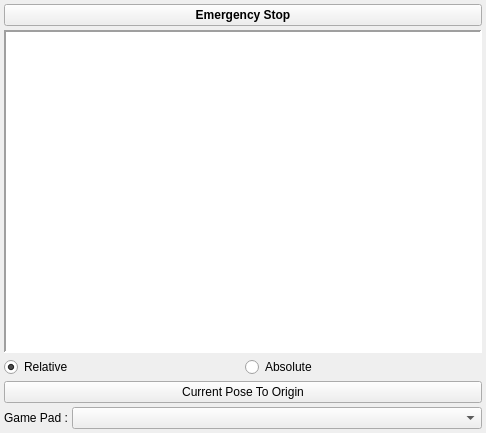
<?xml version="1.0" encoding="UTF-8"?>
<ui version="4.0">
 <class>Controller</class>
 <widget class="QWidget" name="Controller">
  <property name="geometry">
   <rect>
    <x>0</x>
    <y>0</y>
    <width>486</width>
    <height>433</height>
   </rect>
  </property>
  <property name="windowTitle">
   <string>Controller</string>
  </property>
  <layout class="QVBoxLayout" name="verticalLayout">
   <property name="spacing">
    <number>4</number>
   </property>
   <property name="leftMargin">
    <number>4</number>
   </property>
   <property name="topMargin">
    <number>4</number>
   </property>
   <property name="rightMargin">
    <number>4</number>
   </property>
   <property name="bottomMargin">
    <number>4</number>
   </property>
   <item>
    <widget class="QPushButton" name="stopButton">
     <property name="font">
      <font>
       <weight>75</weight>
       <bold>true</bold>
      </font>
     </property>
     <property name="text">
      <string>Emergency Stop</string>
     </property>
    </widget>
   </item>
   <item>
    <widget class="QGraphicsView" name="padGraphics">
     <property name="frameShape">
      <enum>QFrame::Panel</enum>
     </property>
     <property name="lineWidth">
      <number>2</number>
     </property>
     <property name="verticalScrollBarPolicy">
      <enum>Qt::ScrollBarAlwaysOff</enum>
     </property>
     <property name="horizontalScrollBarPolicy">
      <enum>Qt::ScrollBarAlwaysOff</enum>
     </property>
    </widget>
   </item>
   <item>
    <layout class="QHBoxLayout" name="horizontalLayout_4">
     <item>
      <widget class="QRadioButton" name="relativeCheck">
       <property name="text">
        <string>Relative</string>
       </property>
       <property name="checked">
        <bool>true</bool>
       </property>
      </widget>
     </item>
     <item>
      <widget class="QRadioButton" name="absoluteCheck">
       <property name="text">
        <string>Absolute</string>
       </property>
       <property name="checked">
        <bool>false</bool>
       </property>
      </widget>
     </item>
    </layout>
   </item>
   <item>
    <widget class="QPushButton" name="originButton">
     <property name="text">
      <string>Current Pose To Origin</string>
     </property>
    </widget>
   </item>
   <item>
    <layout class="QHBoxLayout" name="horizontalLayout">
     <item>
      <widget class="QLabel" name="label">
       <property name="sizePolicy">
        <sizepolicy hsizetype="Maximum" vsizetype="Preferred">
         <horstretch>0</horstretch>
         <verstretch>0</verstretch>
        </sizepolicy>
       </property>
       <property name="text">
        <string>Game Pad :</string>
       </property>
      </widget>
     </item>
     <item>
      <widget class="QComboBox" name="gamepadCombobox"/>
     </item>
    </layout>
   </item>
  </layout>
 </widget>
 <resources/>
 <connections/>
</ui>
